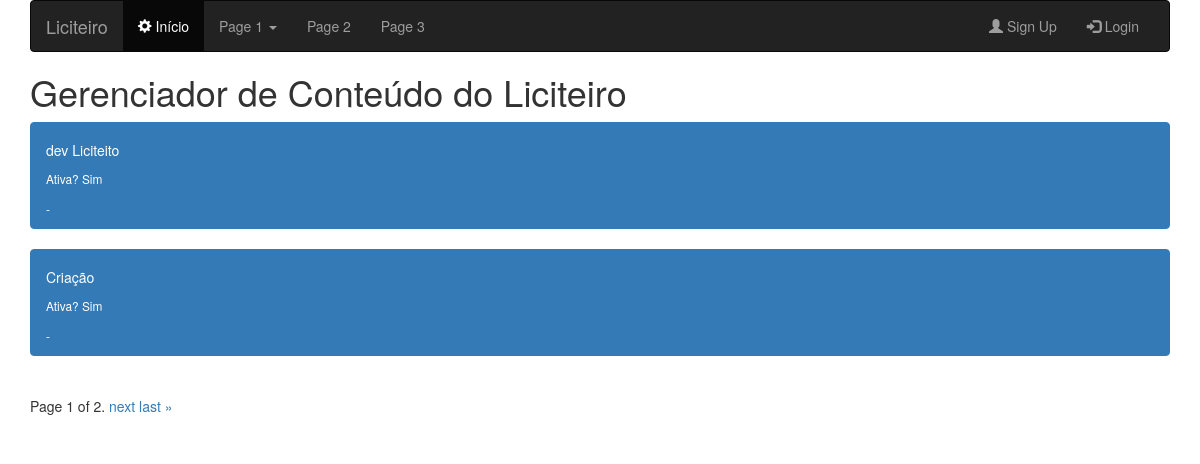
The app's page /lista_objeto/, older data.
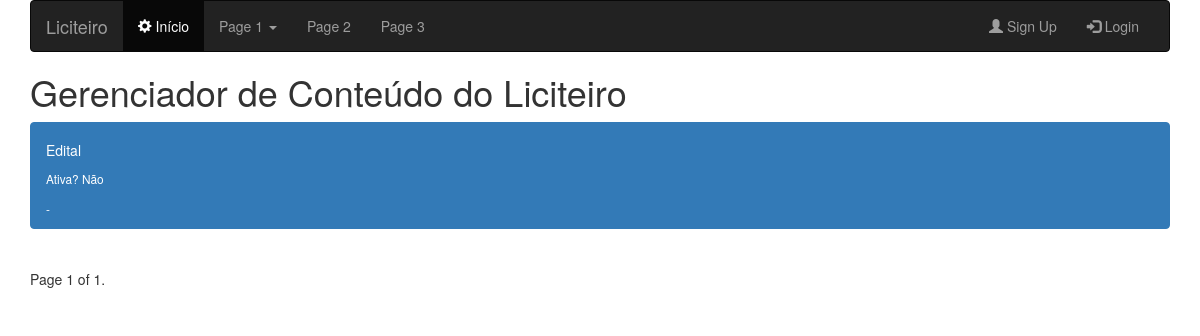
The same page, newer data.
### app_objeto/models.py (models this page shows)
class Objeto(models.Model):
	nome = models.CharField(max_length = 500, unique = True)
	sessoes_cnaes = models.ManyToManyField(Cnaes_sessoes)
	ativo = models.BooleanField()
	def __unicode__(self):
		return self.nome
	class Meta:
		verbose_name_plural = 'Objeto para a operação, o que foi solicitado.'

### app_objeto/views.py (the view)
# urls.py: url(r'^lista_objeto/',Lista_objetos),
def Lista_objetos(request):
  item_objeto = Objeto.objects.all()
  paginator = Paginator(item_objeto, 2)
  page = request.GET.get('page')
  try:
    item = paginator.page(page)
  except PageNotAnInteger:
    item = paginator.page(1)
  except EmptyPage:
    item = paginator.page(paginator.num_pages)
  return render(request, "app_objeto/lista_objetos.html", {'item': item})

### templates/app_objeto/lista_objetos.html (shortened to what this page needs)
{%extends 'base.html'%}
{% load bootstrap_pagination %}
{% load pagination_tags %}
{% block conteudo %}
{% for i in item %}
    <div class="list-group">
      <a href="/item_objeto/{{i.id}}" class="list-group-item list-group-item-action flex-column align-items-start active">
        <div class="d-flex w-100 justify-content-between">
          <h5 class="mb-1">{{i}}</h5>
          <small>Ativa? {% if i.ativo %}Sim {% else %}Não{% endif %}</small>
        </div>
        <small>{{i.cidade}}-{{i.uf}}</small>
      </a>
    </div>
    {%empty%}
      <h2>Sem cadastros!</h2>
  {%endfor%}
<div class="pagination">
  <span class="step-links">
    <span class="current">
        Page {{ item.number }} of {{ item.paginator.num_pages }}.
    </span>
    {% if item.has_next %}
        <a href="?page={{ item.next_page_number }}">next</a>
        <a href="?page={{ item.paginator.num_pages }}">last &raquo;</a>
    {% endif %}
  </span>
</div>
{%endblock%}

Row changes from the older to the newer data that the page shows:
removed Objeto: nome "Criação", ativo "Sim"
changed Objeto: nome "dev Liciteito" → "Edital"; ativo "Sim" → "Não"
Text that changed along with them:
{{ item.paginator.num_pages }}: "2" → "1"
text no longer shown: "next last »"
